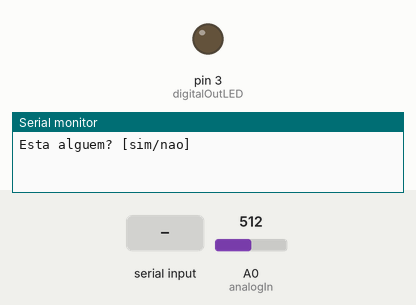
Simulated run of this sketch. Board: Arduino Uno, built with avr-gcc and run on an emulated ATmega328P. On the bench: output pins drawn as LEDs (lit = HIGH), the last lines printed to the serial monitor. The inputs (shaded band) are chosen by the test bench; at power-on: A0 (analogIn) = 512.

Above: at 1.2 s.
1.3 s: "nao" received over Serial
At 3.5 s:
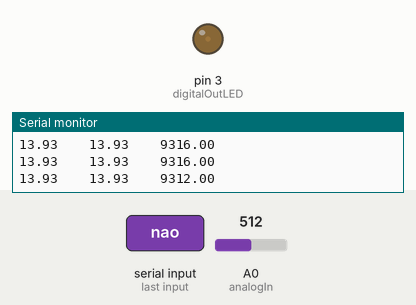
3.8 s: A0 (analogIn) set to 306
At 4.9 s:
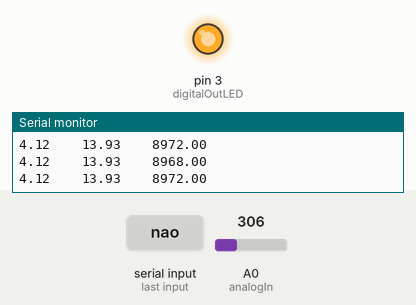
5.3 s: "sim" received over Serial
At 8.2 s:
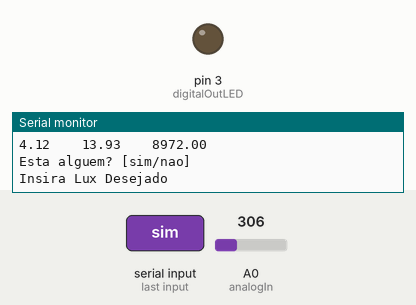
8.3 s: "90,45\n" received over Serial
At 10.2 s:
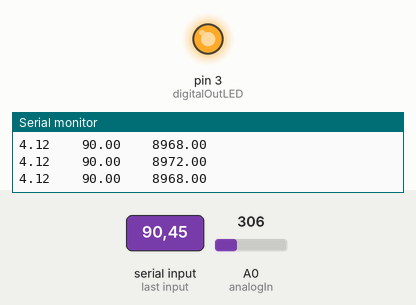
11.3 s: A0 (analogIn) set to 1009
12.8 s: A0 (analogIn) set to 1023
At 13.9 s:
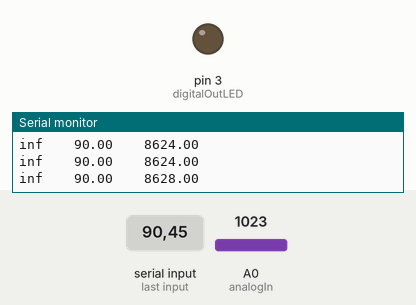
Timing chart, 0 to 15.3 s (numbered marks = the images above; inputs shaded):
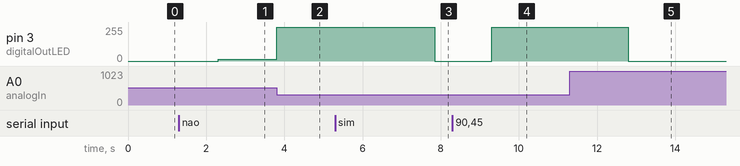

The sketch:

controlador_joseLopes_84110.ino
```cpp
//read from ldr
const int analogIn = A0;
float LDRvalue = 0.0;
float VR = 0.0;
float R = 0.0;
float b = 4.8;
float m = -0.7;
float R1 = 10000.0;
float L = 0.0;
float L_des = 0.0;
float V = 5;
float a= 1.169;
float c= -6.47;

float Lmax=a*100+c;
float Lmin=c;

//write to led
const int digitalOutLED = 3;
int LEDIntens = 0;
int totalCiclo = 255;
int duty = 0;

float duty_total = 0.0;
float on = 0;
String readIn ="";

//simulador
float tau=0.0;
float k0=0.0;
float v_final=0.0;
float v_init=0.0;
float v_des=0.0;
float v_des_anterior=0.0;
float v_aux=0.0;
float R_des=0.0;
float y_des=0.0;
float t=0.0;
float t_antes=0.0;
float delta_t=0.0;
float t_init=0.0;

float coef_ak=-0.0619;
float coef_bk=0.3186;

float coef_atau=-28.6495;
float coef_btau=146.6582;

int i=0;

//controlador
float duty_fb=0.0;
float ui=0.0;
float ui_anterior=0.0;
float Ti=1000;
float k=3;
float e = 0.0;

//proportional term
float prop=0.0;

//integral term
float inte=0.0;

//read
float v_read=0.0;
float y=0.0;

int novo=0;


void setup() {
  Serial.begin(28800);
  pinMode(analogIn, INPUT);
  pinMode(digitalOutLED, OUTPUT);
}

void loop () {

  Serial.println("Esta alguem? [sim/nao]");
  while (readIn == ""){
    readIn=Serial.readString();
    if(readIn=="nao"){
     L_des=Lmin;

    }
    else if(readIn=="sim"){
     Serial.println("Insira Lux Desejado");
     while (readIn == "sim"||readIn == ""){
       analogWrite(digitalOutLED,0);
       readIn=Serial.readString();
     }
    }
    else
     readIn="";

  }

  L_des=readIn.toInt();

for(novo=0;novo<1;novo=novo+1){

  L_des=L_des-60*novo;
  duty=(L_des-c)/a;
  readIn = "";


  tau=coef_atau*log(L_des)/log(exp(1))+coef_btau;
  Serial.print(tau);
  tau=tau*pow(10,3);
  R_des=pow(10,(log(L_des)/log(10)*m+b));
  v_final=5.0*(R1/(R1+R_des));


  Serial.print("    ");
 Serial.print(k0);
     Serial.print("    ");
    Serial.print(duty);
    Serial.print("    ");
    Serial.println(v_final);

  t_init=micros();
  v_init=analogRead(analogIn)*5/1023.0;


  Serial.println("Desired    Experimental");

  for(i=0;i<500;i++){
    if(i>0)
     t_antes=t;


    t=micros();
    delta_t=t-t_antes;


    //ydes
    v_des_anterior=v_des;
    v_des= v_final-(v_final-v_init)*exp(-(t-t_init)/tau);


    R_des=(R1*(5.0/v_des-1.0))*1.0;
    y_des= pow(10, (log(R_des)/log(10)-b)/m);


    if(y_des>Lmax)
     y_des=Lmax;

    //y
    v_read=analogRead(analogIn)*5/1023.0;
    R=(R1*(5.0/v_read-1.0))*1.0;
    y= pow(10, (log(R)/log(10)-b)/m);

    //erro and duty_fb
    e=y_des-y;
    ui=(ui_anterior+delta_t/Ti*e)*k;
    ui_anterior=ui;
    prop=k*e;
    inte=ui;
    duty_fb=prop+inte;


    //saturar termo integral
    if(duty+prop+inte>100){
      ui=100-duty-prop;

    }

    if(duty+prop+inte<=0){
      ui=0-duty-prop;
    }

    inte=ui;
    duty_fb=prop+inte;


    duty_total = (duty+duty_fb) / 100.0;
    if(duty_total>100.0)
      duty_total = 100.0;
    else if(duty_total<=0)
      duty_total = 0.0;

    on = totalCiclo*duty_total;
    analogWrite(digitalOutLED,on);


    Serial.print(y);
    Serial.print("    ");
    Serial.print(y_des);
    Serial.print("    ");
    Serial.println(delta_t);


    delayMicroseconds(1);
  }

}


}
```

Measured:
- the behaviour switches between 1022 and 1023 on A0 (analogIn) (found by bisection; images 4 and 5)
- after the input at 1.3 s, pin 3 (digitalOutLED): 0/255 → 12/255 after 1.0 s
- after the input at 3.8 s, pin 3 (digitalOutLED): 12/255 → 255/255 at once
- after the input at 5.3 s, pin 3 (digitalOutLED): 255/255 → 0/255 after 2.5 s
- after the input at 8.3 s, pin 3 (digitalOutLED): 0/255 → 255/255 after 1.0 s
- after the input at 12.8 s, pin 3 (digitalOutLED): 255/255 → 0/255 at once
